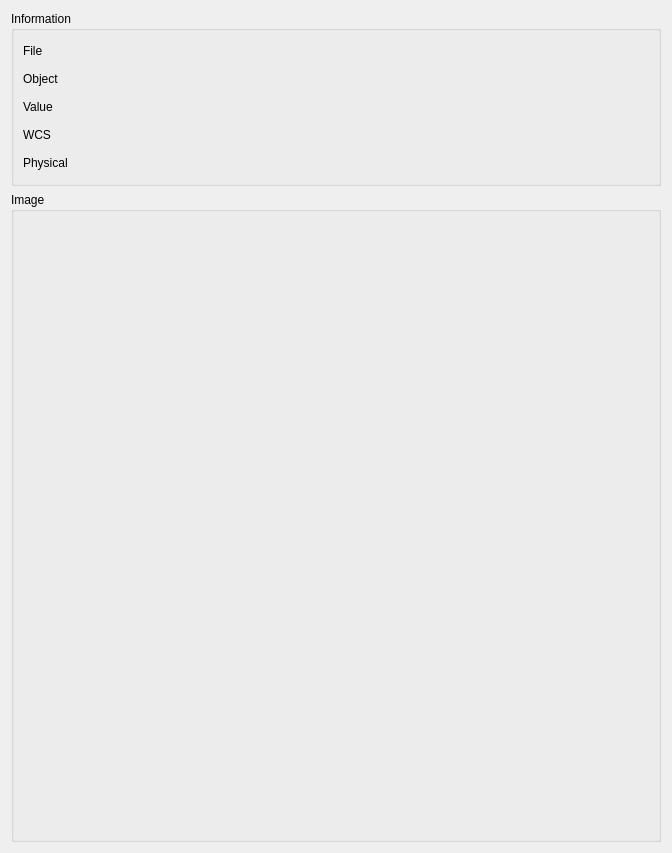
<?xml version="1.0" encoding="UTF-8"?>
<ui version="4.0">
 <class>FormDisplay</class>
 <widget class="QWidget" name="FormDisplay">
  <property name="geometry">
   <rect>
    <x>0</x>
    <y>0</y>
    <width>668</width>
    <height>849</height>
   </rect>
  </property>
  <property name="windowTitle">
   <string>Display</string>
  </property>
  <layout class="QGridLayout" name="gridLayout">
   <item row="0" column="0">
    <widget class="QGroupBox" name="groupBox_3">
     <property name="minimumSize">
      <size>
       <width>650</width>
       <height>175</height>
      </size>
     </property>
     <property name="maximumSize">
      <size>
       <width>16777215</width>
       <height>175</height>
      </size>
     </property>
     <property name="title">
      <string>Information</string>
     </property>
     <layout class="QGridLayout" name="gridLayout_3">
      <item row="0" column="0">
       <layout class="QGridLayout" name="gridLayout_2">
        <item row="0" column="0">
         <widget class="QLabel" name="label">
          <property name="text">
           <string>File</string>
          </property>
         </widget>
        </item>
        <item row="0" column="1" colspan="2">
         <widget class="QLabel" name="labelFile">
          <property name="text">
           <string/>
          </property>
         </widget>
        </item>
        <item row="1" column="0">
         <widget class="QLabel" name="label_2">
          <property name="text">
           <string>Object</string>
          </property>
         </widget>
        </item>
        <item row="1" column="1" colspan="2">
         <widget class="QLabel" name="labelObject">
          <property name="text">
           <string/>
          </property>
         </widget>
        </item>
        <item row="2" column="0">
         <widget class="QLabel" name="label_3">
          <property name="text">
           <string>Value</string>
          </property>
         </widget>
        </item>
        <item row="2" column="1" colspan="2">
         <widget class="QLabel" name="labelValue">
          <property name="text">
           <string/>
          </property>
         </widget>
        </item>
        <item row="3" column="0">
         <widget class="QLabel" name="label_4">
          <property name="text">
           <string>WCS</string>
          </property>
         </widget>
        </item>
        <item row="3" column="1">
         <widget class="QLabel" name="labelRa">
          <property name="text">
           <string/>
          </property>
         </widget>
        </item>
        <item row="3" column="2">
         <widget class="QLabel" name="labelDec">
          <property name="text">
           <string/>
          </property>
         </widget>
        </item>
        <item row="4" column="0">
         <widget class="QLabel" name="label_5">
          <property name="text">
           <string>Physical</string>
          </property>
         </widget>
        </item>
        <item row="4" column="1">
         <widget class="QLabel" name="labelX">
          <property name="text">
           <string/>
          </property>
         </widget>
        </item>
        <item row="4" column="2">
         <widget class="QLabel" name="labelY">
          <property name="text">
           <string/>
          </property>
         </widget>
        </item>
       </layout>
      </item>
     </layout>
    </widget>
   </item>
   <item row="1" column="0">
    <widget class="QGroupBox" name="groupBox">
     <property name="minimumSize">
      <size>
       <width>0</width>
       <height>650</height>
      </size>
     </property>
     <property name="title">
      <string>Image</string>
     </property>
    </widget>
   </item>
  </layout>
 </widget>
 <resources/>
 <connections/>
</ui>
